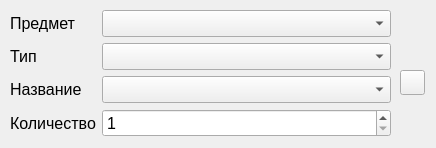
<?xml version="1.0" encoding="UTF-8"?>
<ui version="4.0">
 <class>Form</class>
 <widget class="QWidget" name="Form">
  <property name="geometry">
   <rect>
    <x>0</x>
    <y>0</y>
    <width>436</width>
    <height>148</height>
   </rect>
  </property>
  <property name="windowTitle">
   <string>Form</string>
  </property>
  <widget class="QWidget" name="formLayoutWidget">
   <property name="geometry">
    <rect>
     <x>10</x>
     <y>10</y>
     <width>381</width>
     <height>131</height>
    </rect>
   </property>
   <layout class="QFormLayout" name="formLayout">
    <item row="0" column="0">
     <widget class="QLabel" name="label">
      <property name="font">
       <font>
        <pointsize>12</pointsize>
       </font>
      </property>
      <property name="text">
       <string>Предмет</string>
      </property>
     </widget>
    </item>
    <item row="1" column="0">
     <widget class="QLabel" name="label_2">
      <property name="font">
       <font>
        <pointsize>12</pointsize>
       </font>
      </property>
      <property name="text">
       <string>Тип</string>
      </property>
     </widget>
    </item>
    <item row="2" column="0">
     <widget class="QLabel" name="label_3">
      <property name="font">
       <font>
        <pointsize>12</pointsize>
       </font>
      </property>
      <property name="text">
       <string>Название</string>
      </property>
     </widget>
    </item>
    <item row="0" column="1">
     <widget class="QComboBox" name="subject_edit">
      <property name="font">
       <font>
        <pointsize>12</pointsize>
       </font>
      </property>
     </widget>
    </item>
    <item row="1" column="1">
     <widget class="QComboBox" name="type_edit">
      <property name="font">
       <font>
        <pointsize>12</pointsize>
       </font>
      </property>
     </widget>
    </item>
    <item row="2" column="1">
     <widget class="QComboBox" name="name_edit">
      <property name="font">
       <font>
        <pointsize>12</pointsize>
       </font>
      </property>
     </widget>
    </item>
    <item row="3" column="0">
     <widget class="QLabel" name="label_4">
      <property name="font">
       <font>
        <pointsize>12</pointsize>
       </font>
      </property>
      <property name="text">
       <string>Количество</string>
      </property>
     </widget>
    </item>
    <item row="3" column="1">
     <widget class="QSpinBox" name="count_edit">
      <property name="font">
       <font>
        <pointsize>12</pointsize>
       </font>
      </property>
      <property name="minimum">
       <number>1</number>
      </property>
      <property name="value">
       <number>1</number>
      </property>
     </widget>
    </item>
   </layout>
  </widget>
  <widget class="QPushButton" name="view_button">
   <property name="geometry">
    <rect>
     <x>400</x>
     <y>70</y>
     <width>25</width>
     <height>25</height>
    </rect>
   </property>
   <property name="text">
    <string/>
   </property>
  </widget>
 </widget>
 <resources/>
 <connections/>
</ui>
